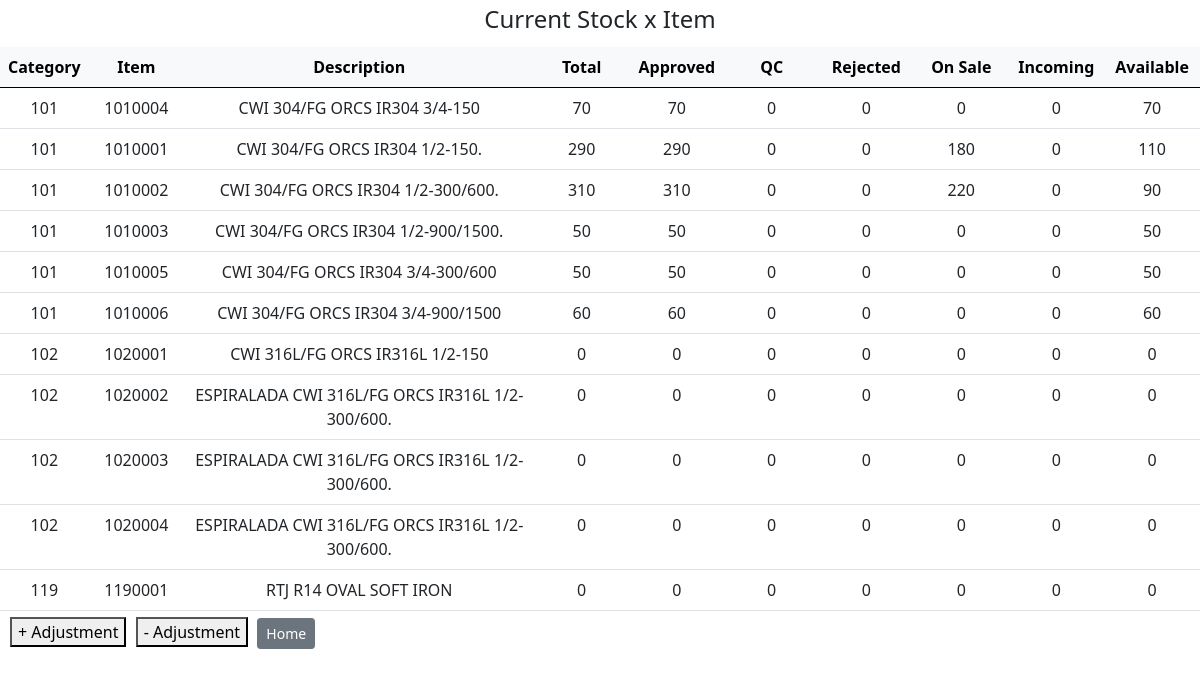
The app's page /current_stock, older data.
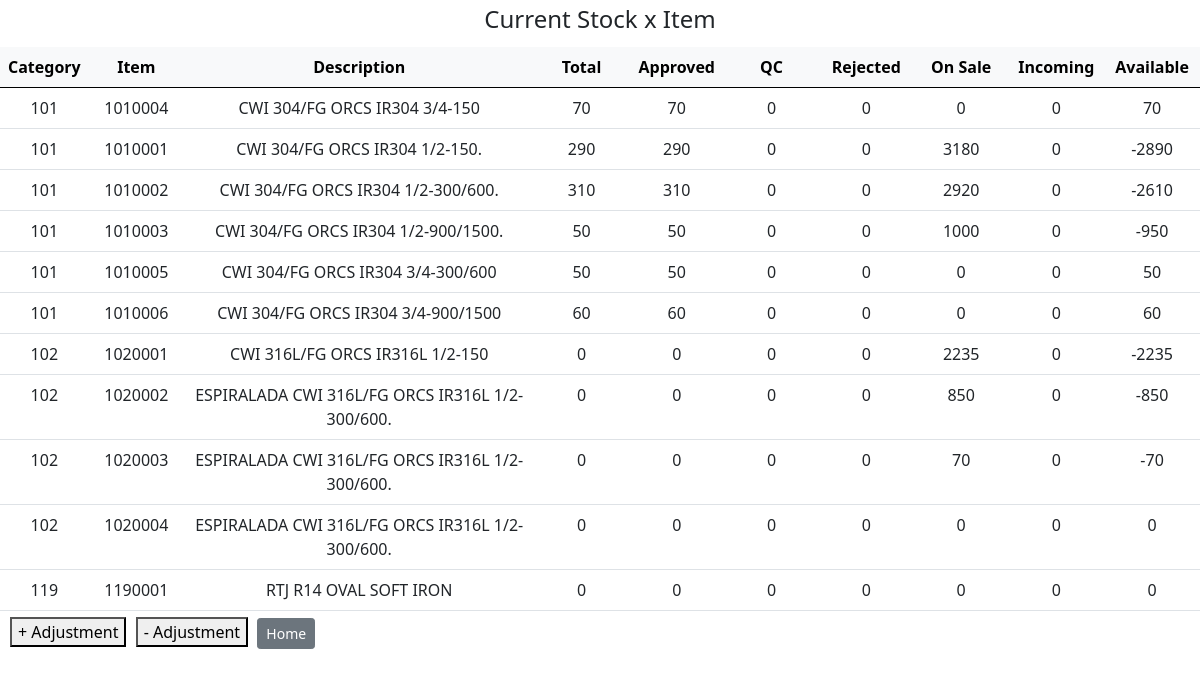
The same page, newer data.
### tables this page shows
CREATE TABLE stock (category_id INTEGER NOT NULL, item_id INTEGER NOT NULL UNIQUE, item_description TEXT NOT NULL, stock_total INTEGER, stock_approved INTEGER, stock_in_qc INTEGER, stock_rejected INTEGER, stock_onsale INTEGER, stock_incoming INTEGER, stock_available INTEGER, FOREIGN KEY (category_id) REFERENCES item_categories (id) ON DELETE RESTRICT, FOREIGN KEY (item_id) REFERENCES items (id) ON DELETE RESTRICT);

### app.py (the view)
@app.route("/current_stock", methods=["GET"])
def get_current_stock():
    stocks = db.execute("SELECT * FROM stock")
    return render_template("current_stock.html", stocks=stocks)

### app.py (called while the page is built)
@app.after_request
def after_request(response):
    response.headers["Cache-Control"] = "no-cache, no-store, must-revalidate"
    response.headers["Expires"] = 0
    response.headers["Pragma"] = "no-cache"
    return response

### templates/current_stock.html (shortened to what this page needs)
{% extends "layout.html" %}
{% block body %}
    <div class="h4" style="text-align: center; padding: 5px;">Current Stock x Item</div>
    <table class="table" style="text-align: center; margin-bottom: 6px;">
        <thead class="table-light">
            <tr>
                <th style="width: 6%;">Category</th>
                <th style="width: 8%;">Item</th>
                <th style="width: 30%;">Description</th>
                <th style="width: 8%;">Total</th>
                <th style="width: 8%;">Approved</th>
                <th style="width: 8%;">QC</th>
                <th style="width: 8%;">Rejected</th>
                <th style="width: 8%;">On Sale</th>
                <th style="width: 8%;">Incoming</th>
                <th style="width: 8%;">Available</th>
            </tr>
        </thead>
        <tbody>
            {% for stock in stocks %}
            <tr>
                <td>{{ stock["category_id"] }}</td>
                <td>{{ stock["item_id"] }}</td>
                <td>{{ stock["item_description"] }}</td>
                <td>{{ stock["stock_total"] }}</td>
                <td>{{ stock["stock_approved"] }}</td>
                <td>{{ stock["stock_in_qc"] }}</td>
                <td>{{ stock["stock_rejected"] }}</td>
                <td>{{ stock["stock_onsale"] }}</td>
                <td>{{ stock["stock_incoming"] }}</td>
                <td>{{ stock["stock_available"] }}</td>
            </tr>
            {% endfor %}
        </tbody>
    </table>
    <div style="padding-left: 10px; margin-top: 0px">
        <form style="display: inline-block; padding-right: 5px;" method="get" action="/">
            <button type="submit">+ Adjustment</button>
        </form>
        <form style="display: inline-block; padding-right: 5px;" method="get" action="/">
            <button type="submit">- Adjustment</button>
        </form>
        <form style="display: inline-block; padding-right: 5px;" method="get" action="/">
            <button class="btn btn-secondary btn-sm" type="submit">Home</button>
        </form>
    </div>
{% endblock %}

### templates/layout.html (shortened to what this page needs)
<!DOCTYPE html>
<html lang="en">
<head>
    <link href="https://cdn.jsdelivr.net/npm/bootstrap@5.0.2/dist/css/bootstrap.min.css" rel="stylesheet">
</head>
<body>
    {% block body %}{% endblock %}
</body>
</html>

Row changes from the older to the newer data that the page shows:
changed stock "CWI 304/FG ORCS IR304 1/2-150.": stock_onsale "180" → "3180"; stock_available "110" → "-2890"
changed stock "CWI 304/FG ORCS IR304 1/2-300/600.": stock_onsale "220" → "2920"; stock_available "90" → "-2610"
changed stock "CWI 304/FG ORCS IR304 1/2-900/1500.": stock_onsale "0" → "1000"; stock_available "50" → "-950"
changed stock "CWI 316L/FG ORCS IR316L 1/2-150": stock_onsale "0" → "2235"; stock_available "0" → "-2235"
changed stock (number 8 of 11 on the later page): stock_onsale "0" → "850"; stock_available "0" → "-850"
changed stock (number 9 of 11 on the later page): stock_onsale "0" → "70"; stock_available "0" → "-70"
